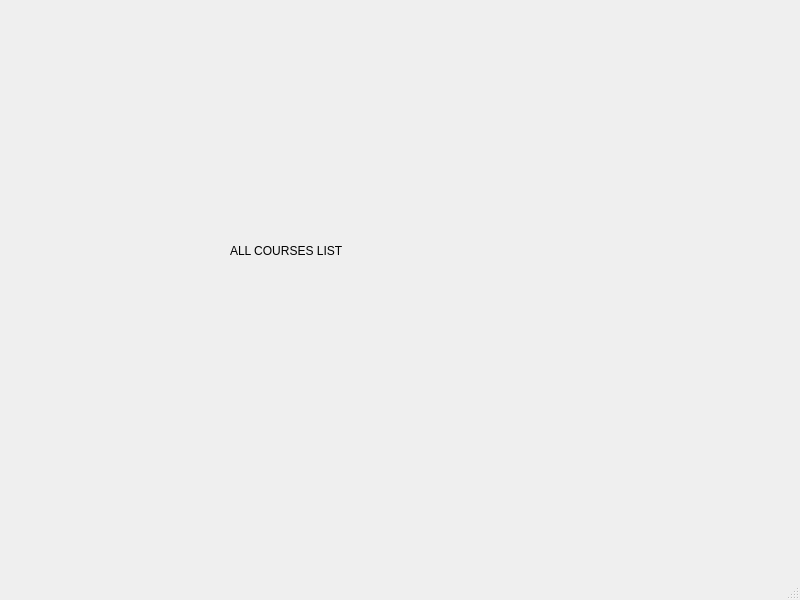
<?xml version="1.0" encoding="UTF-8"?>
<ui version="4.0">
 <class>fakeAllCourseList</class>
 <widget class="QMainWindow" name="fakeAllCourseList">
  <property name="geometry">
   <rect>
    <x>0</x>
    <y>0</y>
    <width>800</width>
    <height>600</height>
   </rect>
  </property>
  <property name="windowTitle">
   <string>MainWindow</string>
  </property>
  <widget class="QWidget" name="centralwidget">
   <widget class="QLabel" name="label">
    <property name="geometry">
     <rect>
      <x>230</x>
      <y>160</y>
      <width>361</width>
      <height>181</height>
     </rect>
    </property>
    <property name="text">
     <string>ALL COURSES LIST</string>
    </property>
   </widget>
  </widget>
  <widget class="QMenuBar" name="menubar">
   <property name="geometry">
    <rect>
     <x>0</x>
     <y>0</y>
     <width>800</width>
     <height>22</height>
    </rect>
   </property>
  </widget>
  <widget class="QStatusBar" name="statusbar"/>
 </widget>
 <resources/>
 <connections/>
</ui>
